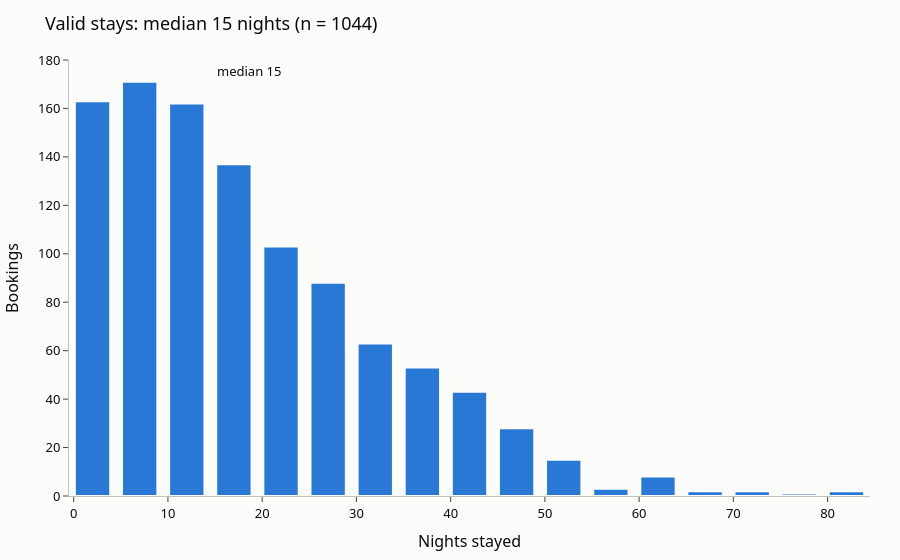

This figure's notebook cell:
### Code cell
median_nights = valid["nights"].median()
fig = px.histogram(valid, x="nights", nbins=22, color_discrete_sequence=[ACCENT],
                   title=f"Valid stays: median {median_nights:.0f} nights (n = {len(valid)})")
fig.add_vline(x=median_nights, line_dash="dash", line_color="#52514e",
              annotation_text=f"median {median_nights:.0f}", annotation_position="top right")
fig.update_layout(xaxis_title="Nights stayed", yaxis_title="Bookings")
fig.update_traces(marker_line_color="#fcfcfb", marker_line_width=2)
fig.show()

### Figure 1 — Plotly figure (JSON) as saved in the notebook; plotly's stock layout.template omitted (floating-point values rounded to 4 significant figures; data arrays with more than 128 entries replaced by an {"elided": "..."} marker saying what was removed)
{"data": [{"bingroup": "x", "hovertemplate": "nights=%{x}<br>count=%{y}<extra></extra>", "legendgroup": "", "marker": {"color": "#2a78d6", "line": {"color": "#fcfcfb", "width": 2}, "pattern": {"shape": ""}}, "name": "", "nbinsx": 22, "orientation": "v", "showlegend": false, "type": "histogram", "x": {"elided": "1044 float values"}, "xaxis": "x", "yaxis": "y"}], "layout": {"annotations": [{"showarrow": false, "text": "median 15", "x": 15, "xanchor": "left", "xref": "x", "y": 1, "yanchor": "top", "yref": "y domain"}], "barmode": "relative", "legend": {"tracegroupgap": 0}, "shapes": [{"line": {"color": "#52514e", "dash": "dash"}, "type": "line", "x0": 15, "x1": 15, "xref": "x", "y0": 0, "y1": 1, "yref": "y domain"}], "title": {"text": "Valid stays: median 15 nights (n = 1044)"}, "xaxis": {"anchor": "y", "domain": [0, 1], "title": {"text": "Nights stayed"}}, "yaxis": {"anchor": "x", "domain": [0, 1], "title": {"text": "Bookings"}}}}
